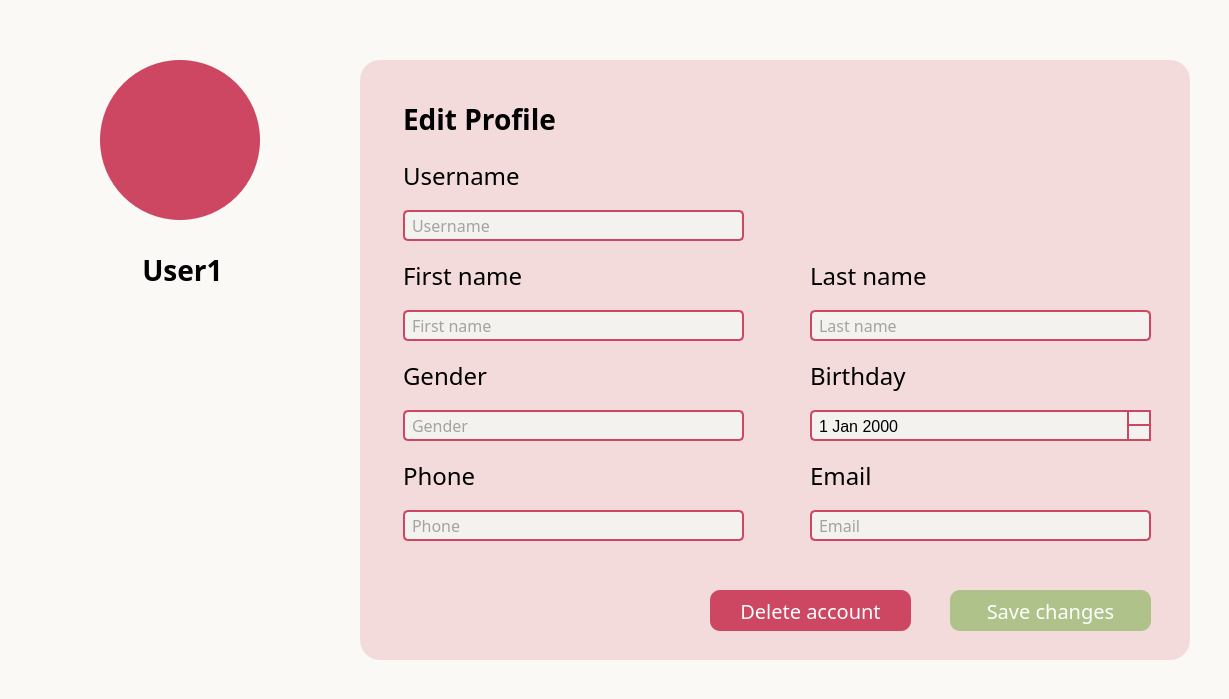
   <widget class="QWidget" name="editprofile">
    <property name="styleSheet">
     <string notr="true">background: #FAF9F6;</string>
    </property>
    <widget class="QWidget" name="editprofilecontainer" native="true">
     <property name="geometry">
      <rect>
       <x>60</x>
       <y>60</y>
       <width>1160</width>
       <height>630</height>
      </rect>
     </property>
     <property name="styleSheet">
      <string notr="true">background: #FAF9F6;</string>
     </property>
     <widget class="QWidget" name="textboxeditcontainer" native="true">
      <property name="geometry">
       <rect>
        <x>300</x>
        <y>0</y>
        <width>830</width>
        <height>600</height>
       </rect>
      </property>
      <property name="styleSheet">
       <string notr="true">border-radius: 20px;
background: #F4DBDB;</string>
      </property>
      <widget class="QLabel" name="editlabel">
       <property name="geometry">
        <rect>
         <x>43</x>
         <y>34</y>
         <width>171</width>
         <height>51</height>
        </rect>
       </property>
       <property name="styleSheet">
        <string notr="true">color: #000;

font-family: Suwannaphum;
font-size: 28px;
font-style: normal;
font-weight: 700;
line-height: normal;</string>
       </property>
       <property name="text">
        <string>Edit Profile</string>
       </property>
      </widget>
      <widget class="QLabel" name="userabel">
       <property name="geometry">
        <rect>
         <x>43</x>
         <y>100</y>
         <width>121</width>
         <height>31</height>
        </rect>
       </property>
       <property name="styleSheet">
        <string notr="true">color: #000;

font-family: Suwannaphum;
font-size: 24px;
font-style: normal;
font-weight: 400;
line-height: normal;</string>
       </property>
       <property name="text">
        <string>Username</string>
       </property>
      </widget>
      <widget class="QLabel" name="fisrtlabel">
       <property name="geometry">
        <rect>
         <x>43</x>
         <y>200</y>
         <width>121</width>
         <height>31</height>
        </rect>
       </property>
       <property name="styleSheet">
        <string notr="true">color: #000;

font-family: Suwannaphum;
font-size: 24px;
font-style: normal;
font-weight: 400;
line-height: normal;</string>
       </property>
       <property name="text">
        <string>First name</string>
       </property>
      </widget>
      <widget class="QLabel" name="lastlabel">
       <property name="geometry">
        <rect>
         <x>450</x>
         <y>200</y>
         <width>121</width>
         <height>31</height>
        </rect>
       </property>
       <property name="styleSheet">
        <string notr="true">color: #000;

font-family: Suwannaphum;
font-size: 24px;
font-style: normal;
font-weight: 400;
line-height: normal;</string>
       </property>
       <property name="text">
        <string>Last name</string>
       </property>
      </widget>
      <widget class="QLabel" name="genlabel">
       <property name="geometry">
        <rect>
         <x>43</x>
         <y>300</y>
         <width>121</width>
         <height>31</height>
        </rect>
       </property>
       <property name="styleSheet">
        <string notr="true">color: #000;

font-family: Suwannaphum;
font-size: 24px;
font-style: normal;
font-weight: 400;
line-height: normal;</string>
       </property>
       <property name="text">
        <string>Gender</string>
       </property>
      </widget>
      <widget class="QLabel" name="birthlabel">
       <property name="geometry">
        <rect>
         <x>450</x>
         <y>300</y>
         <width>121</width>
         <height>31</height>
        </rect>
       </property>
       <property name="styleSheet">
        <string notr="true">color: #000;

font-family: Suwannaphum;
font-size: 24px;
font-style: normal;
font-weight: 400;
line-height: normal;</string>
       </property>
       <property name="text">
        <string>Birthday</string>
       </property>
      </widget>
      <widget class="QLabel" name="pholabel">
       <property name="geometry">
        <rect>
         <x>43</x>
         <y>400</y>
         <width>121</width>
         <height>31</height>
        </rect>
       </property>
       <property name="styleSheet">
        <string notr="true">color: #000;

font-family: Suwannaphum;
font-size: 24px;
font-style: normal;
font-weight: 400;
line-height: normal;</string>
       </property>
       <property name="text">
        <string>Phone</string>
       </property>
      </widget>
      <widget class="QLabel" name="emaillabel_2">
       <property name="geometry">
        <rect>
         <x>450</x>
         <y>400</y>
         <width>121</width>
         <height>31</height>
        </rect>
       </property>
       <property name="styleSheet">
        <string notr="true">color: #000;

font-family: Suwannaphum;
font-size: 24px;
font-style: normal;
font-weight: 400;
line-height: normal;</string>
       </property>
       <property name="text">
        <string>Email</string>
       </property>
      </widget>
      <widget class="QLineEdit" name="userbox">
       <property name="geometry">
        <rect>
         <x>43</x>
         <y>150</y>
         <width>341</width>
         <height>31</height>
        </rect>
       </property>
       <property name="styleSheet">
        <string notr="true">border-radius: 5px;
border: 2px solid #CD4662;
background: #F4F2EF;
color: #545454;
font-family: Suwannaphum;
font-size: 16px;
font-style: normal;
font-weight: 400;
line-height: normal;
padding: 0 5px;</string>
       </property>
       <property name="text">
        <string/>
       </property>
       <property name="placeholderText">
        <string>Username</string>
       </property>
      </widget>
      <widget class="QLineEdit" name="firstnamebox">
       <property name="geometry">
        <rect>
         <x>43</x>
         <y>250</y>
         <width>341</width>
         <height>31</height>
        </rect>
       </property>
       <property name="styleSheet">
        <string notr="true">border-radius: 5px;
border: 2px solid #CD4662;
background: #F4F2EF;
color: #545454;
font-family: Suwannaphum;
font-size: 16px;
font-style: normal;
font-weight: 400;
line-height: normal;
padding: 0 5px;</string>
       </property>
       <property name="text">
        <string/>
       </property>
       <property name="placeholderText">
        <string>First name</string>
       </property>
      </widget>
      <widget class="QLineEdit" name="genderbox">
       <property name="geometry">
        <rect>
         <x>43</x>
         <y>350</y>
         <width>341</width>
         <height>31</height>
        </rect>
       </property>
       <property name="styleSheet">
        <string notr="true">border-radius: 5px;
border: 2px solid #CD4662;
background: #F4F2EF;
color: #545454;
font-family: Suwannaphum;
font-size: 16px;
font-style: normal;
font-weight: 400;
line-height: normal;
padding: 0 5px;</string>
       </property>
       <property name="text">
        <string/>
       </property>
       <property name="placeholderText">
        <string>Gender</string>
       </property>
      </widget>
      <widget class="QLineEdit" name="phonebox">
       <property name="geometry">
        <rect>
         <x>43</x>
         <y>450</y>
         <width>341</width>
         <height>31</height>
        </rect>
       </property>
       <property name="styleSheet">
        <string notr="true">border-radius: 5px;
border: 2px solid #CD4662;
background: #F4F2EF;
color: #545454;
font-family: Suwannaphum;
font-size: 16px;
font-style: normal;
font-weight: 400;
line-height: normal;
padding: 0 5px;</string>
       </property>
       <property name="text">
        <string/>
       </property>
       <property name="placeholderText">
        <string>Phone</string>
       </property>
      </widget>
      <widget class="QLineEdit" name="lastnamebox">
       <property name="geometry">
        <rect>
         <x>450</x>
         <y>250</y>
         <width>341</width>
         <height>31</height>
        </rect>
       </property>
       <property name="styleSheet">
        <string notr="true">border-radius: 5px;
border: 2px solid #CD4662;
background: #F4F2EF;
color: #545454;
font-family: Suwannaphum;
font-size: 16px;
font-style: normal;
font-weight: 400;
line-height: normal;
padding: 0 5px;</string>
       </property>
       <property name="text">
        <string/>
       </property>
       <property name="placeholderText">
        <string>Last name</string>
       </property>
      </widget>
      <widget class="QLineEdit" name="emailbox">
       <property name="geometry">
        <rect>
         <x>450</x>
         <y>450</y>
         <width>341</width>
         <height>31</height>
        </rect>
       </property>
       <property name="styleSheet">
        <string notr="true">border-radius: 5px;
border: 2px solid #CD4662;
background: #F4F2EF;
color: #545454;
font-family: Suwannaphum;
font-size: 16px;
font-style: normal;
font-weight: 400;
line-height: normal;
padding: 0 5px;</string>
       </property>
       <property name="text">
        <string/>
       </property>
       <property name="placeholderText">
        <string>Email</string>
       </property>
      </widget>
      <widget class="QPushButton" name="savechangebutton_2">
       <property name="geometry">
        <rect>
         <x>590</x>
         <y>530</y>
         <width>201</width>
         <height>41</height>
        </rect>
       </property>
       <property name="styleSheet">
        <string notr="true">color: #FFF;
background: #AEC289;
text-align: center;
font-family: Suwannaphum;
font-size: 20px;
font-style: normal;
font-weight: 400;
line-height: normal;
border-radius: 10px;</string>
       </property>
       <property name="text">
        <string>Save changes</string>
       </property>
      </widget>
      <widget class="QPushButton" name="deleteaccbutton">
       <property name="geometry">
        <rect>
         <x>350</x>
         <y>530</y>
         <width>201</width>
         <height>41</height>
        </rect>
       </property>
       <property name="styleSheet">
        <string notr="true">color: #FFF;
background: #cd4662;
text-align: center;
font-family: Suwannaphum;
font-size: 20px;
font-style: normal;
font-weight: 400;
line-height: normal;
border-radius: 10px;</string>
       </property>
       <property name="text">
        <string>Delete account</string>
       </property>
      </widget>
      <widget class="QDateEdit" name="birthdaydateEdit">
       <property name="geometry">
        <rect>
         <x>450</x>
         <y>350</y>
         <width>341</width>
         <height>31</height>
        </rect>
       </property>
       <property name="styleSheet">
        <string notr="true">QDateTimeEdit {
	background-color: #F4F2EF; 
	font-size: 16px;
	border: 2px solid #CD4662; 
	padding: 5px;
	border-radius: 5px; 
}
QDateTimeEdit::down-button, QDateTimeEdit::up-button {
	width: 20px; 
	height: 13px;
	background-color: #F4F2EF; 
	border: 2px solid #CD4662; 
	font-size: 16px;
}
QDateTimeEdit::down-button {
	subcontrol-origin: border;
	subcontrol-position: bottom right;
}

QDateTimeEdit::up-button {
	subcontrol-origin: border;
	subcontrol-position: top right;
}
    
QDateTimeEdit::down-button:pressed, QDateTimeEdit::up-button:pressed {
	background-color: #CD4662;
}
    
QDateTimeEdit::down-arrow, QDateTimeEdit::up-arrow {
	image: url(arrow.png); 
}</string>
       </property>
       <property name="locale">
        <locale language="English" country="UnitedStates"/>
       </property>
      </widget>
     </widget>
     <widget class="QLabel" name="editprofilepic">
      <property name="geometry">
       <rect>
        <x>40</x>
        <y>0</y>
        <width>160</width>
        <height>160</height>
       </rect>
      </property>
      <property name="styleSheet">
       <string notr="true">border: none;
border-radius: 80px;
background: #cd4662;</string>
      </property>
      <property name="text">
       <string/>
      </property>
     </widget>
     <widget class="QLabel" name="editnameprofile">
      <property name="geometry">
       <rect>
        <x>40</x>
        <y>190</y>
        <width>165</width>
        <height>41</height>
       </rect>
      </property>
      <property name="styleSheet">
       <string notr="true">color: #000;
text-align: center;
font-family: Suwannaphum;
font-size: 28px;
font-style: normal;
font-weight: 700;
line-height: normal;</string>
      </property>
      <property name="text">
       <string>User1</string>
      </property>
      <property name="alignment">
       <set>Qt::AlignCenter</set>
      </property>
     </widget>
    </widget>
    <widget class="QPushButton" name="backbutton_2">
     <property name="geometry">
      <rect>
       <x>20</x>
       <y>30</y>
       <width>20</width>
       <height>31</height>
      </rect>
     </property>
     <property name="styleSheet">
      <string notr="true">border: none;
image: url(:/pic/realimages/backhomoe.png);</string>
     </property>
     <property name="text">
      <string/>
     </property>
    </widget>
   </widget>
